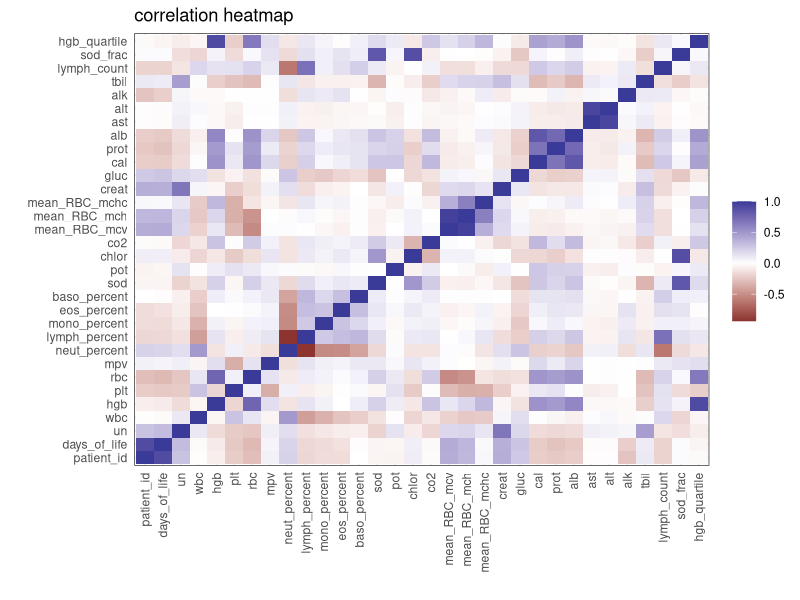
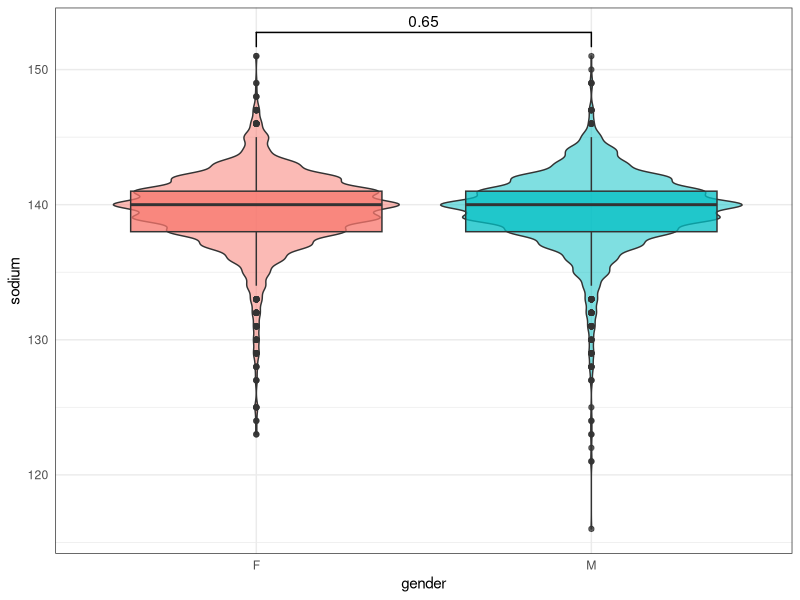
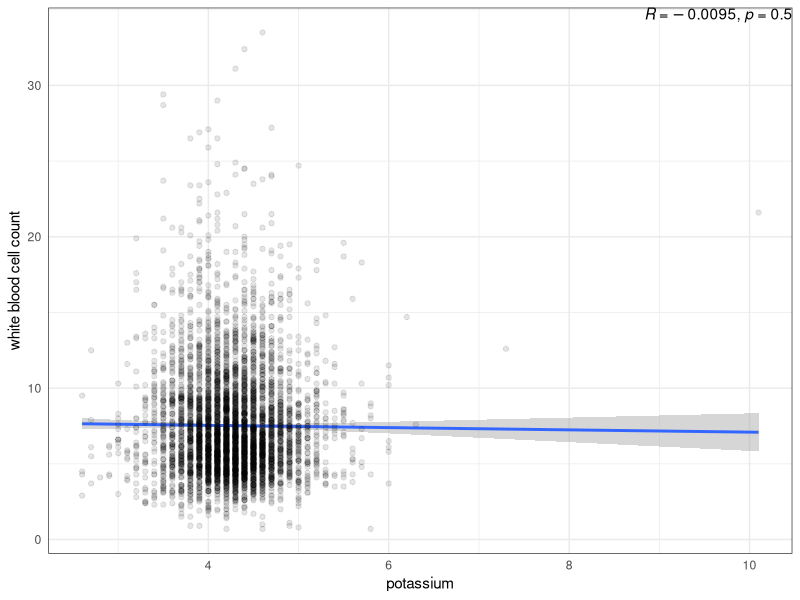
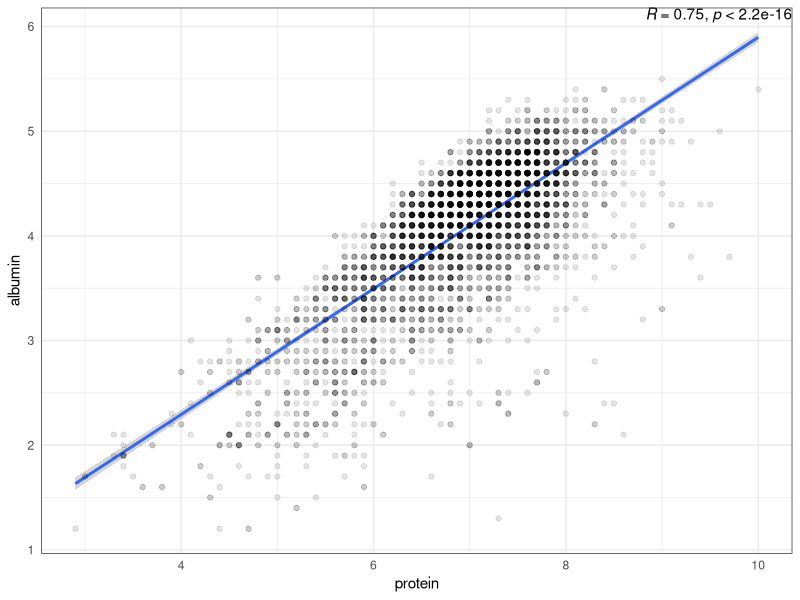
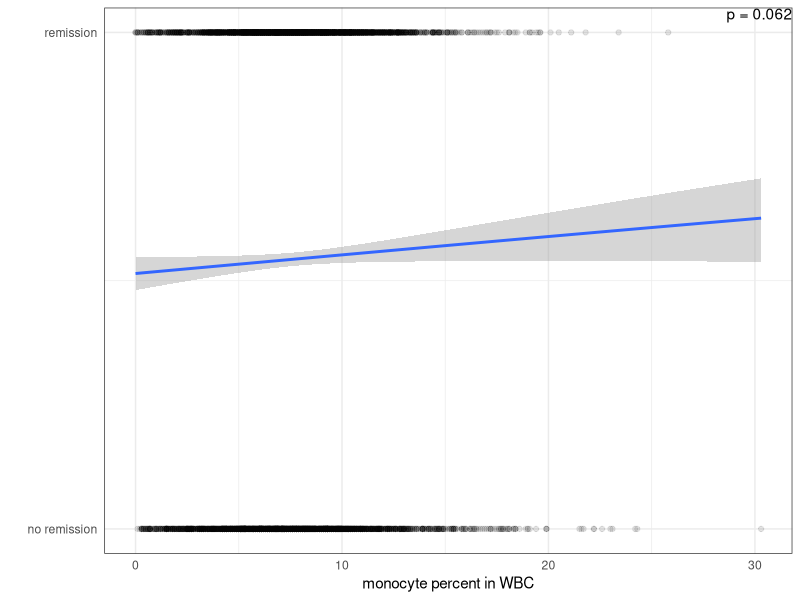
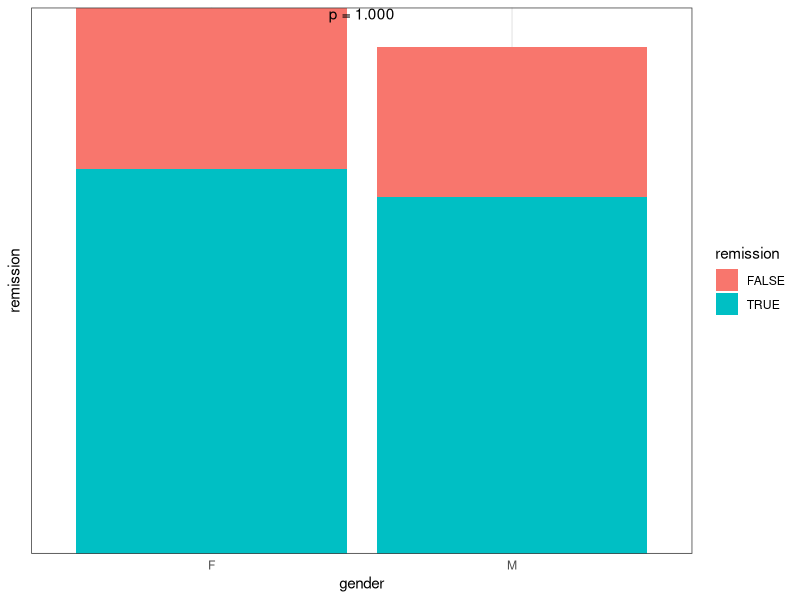
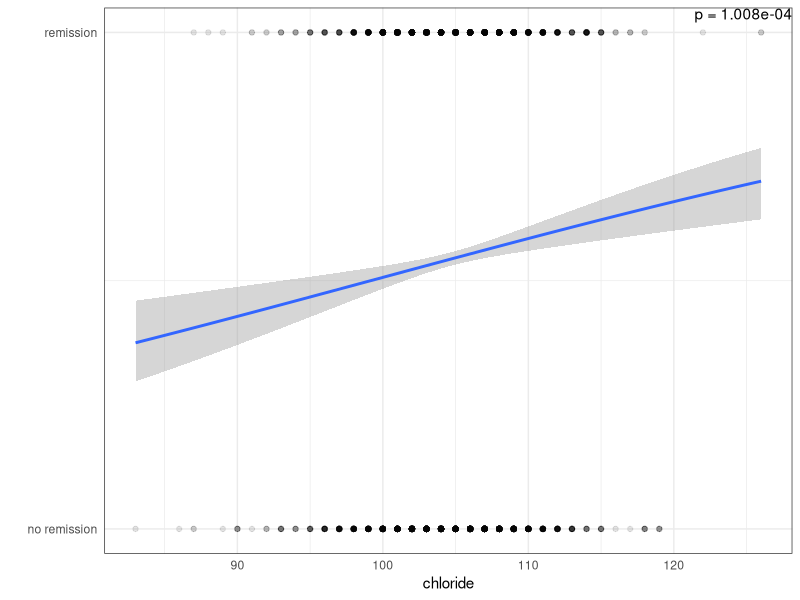
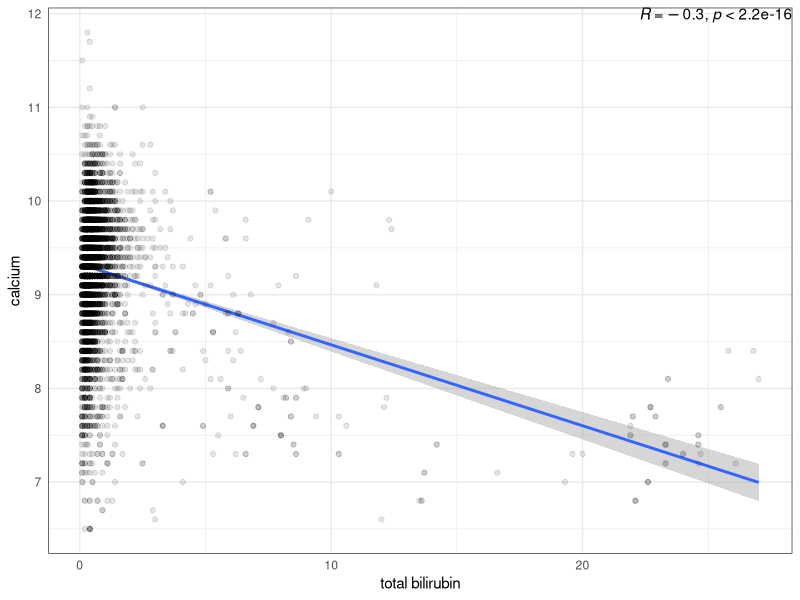

Recreate these plots in R, in order.
## ---- chunk 1
knitr::opts_chunk$set(echo = TRUE)
## ---- chunk 2
library(tidyverse)
library(here)
library(reshape2)
library(ggpubr)
library(patchwork)

df = read_table(here("Data", "joined_adjusted.tsv"))

theme_set(theme_bw() +
            theme(axis.ticks = element_blank()))
## ---- chunk 3
cor(df[, sapply(df, is.numeric)], use = "complete.obs") %>%
  reshape2::melt() %>%
  ggplot(aes(Var1, Var2, fill = value)) +
  geom_tile() +
  scale_fill_gradient2() +
  theme(axis.text.x = element_text(angle = 90, hjust = 1, vjust = .5)) +
  labs(x = "", y = "", fill = "", title = "correlation heatmap")
## ---- chunk 4
df %>%
  ggplot(aes(gender, sod, fill = gender)) +
  geom_violin(alpha = .5) +
  geom_boxplot(alpha = .75) +
  geom_signif(comparisons = list(c("M", "F")), test = "wilcox.test") +
  labs(y = "sodium") +
  theme(legend.position = "none")
## ---- chunk 5
p_val = signif(wilcox.test(df[df$gender == "F",]$sod, df[df$gender == "M",]$sod)$p.value, 2)
## ---- chunk 6
df %>%
  ggplot(aes(pot, wbc)) +
  geom_smooth(method = "lm") +
  geom_point(alpha = .1) +
  stat_cor(label.x = Inf, label.y = Inf, hjust = 1, vjust = 1) +
  labs(x = "potassium", y = "white blood cell count")
## ---- chunk 7
ct = cor.test(df$pot, df$wbc)
pearson_r = signif(ct$estimate, 2)
p_val = signif(ct$p.value, 2)
## ---- chunk 8
df %>%
  ggplot(aes(prot, alb)) +
  geom_smooth(method = "lm") +
  geom_point(alpha = .1) +
  stat_cor(label.x = Inf, label.y = Inf, hjust = 1, vjust = 1) +
  labs(x = "protein", y = "albumin")
## ---- chunk 9
ct = cor.test(df$prot, df$alb)
pearson_r = signif(ct$estimate, 2)
p_val = sub(".*< (\\d+\\.\\d+e-\\d+)$", "\\1", 
            grep("p-value", capture.output(ct), value = T))
## ---- chunk 10
# p-value from logistic regression model
model = glm(remission ~ mono_percent, data = df, family = binomial)
p_val = summary(model)$coefficients[2,4]

df %>%
  ggplot(aes(mono_percent, as.integer(remission))) + 
  geom_smooth(method="glm", method.args=list(family="binomial")) +
  geom_point(alpha = .1) +
  annotate("text", x = Inf, y = Inf, 
           label = sprintf("p = %.3f", p_val), vjust = 1, hjust = 1) +
  labs(x = "monocyte percent in WBC", y = "") +
  scale_y_continuous(breaks = c(0, 1), labels = c("no remission", "remission"))
## ---- chunk 11
# Chi-squared test p-value
contingency_table = table(df$gender, df$remission)
chi_test = chisq.test(contingency_table)
p_val = chi_test$p.value

df %>%
  ggplot(aes(gender, remission, fill = remission)) +
  geom_col() +
  annotate("text", x = 1.5, y = Inf, 
           label = sprintf("p = %.3f", p_val), vjust = 1, hjust = .5) +
  theme(axis.text.y = element_blank())
## ---- chunk 12
# p-value from logistic regression model
model = glm(remission ~ chlor, data = df, family = binomial)
p_val = summary(model)$coefficients[2,4]

# plot
df %>%
  ggplot(aes(chlor, as.integer(remission))) + 
  geom_smooth(method="glm", method.args=list(family="binomial")) +
  geom_point(alpha = .1) +
  annotate("text", x = Inf, y = Inf, 
           label = sprintf("p = %.3e", p_val), vjust = 1, hjust = 1) +
  scale_y_continuous(breaks = c(0, 1), labels = c("no remission", "remission")) +
  labs(x = "chloride", y = "")

#extra plot remission vs. chloride
remission_chloride <- df %>%
  group_by(remission, chlor)%>%
  na.omit()

boxplot <- ggplot(data =remission_chloride) +
  aes(x= remission, y = chlor
  ) +
  geom_boxplot()

## ---- chunk 13
df %>%
  ggplot(aes(tbil, cal)) +
  geom_smooth(method = "lm") +
  geom_point(alpha = .1) +
  stat_cor(label.x = Inf, label.y = Inf, hjust = 1, vjust = 1) +
  labs(x = "total bilirubin", y = "calcium")
## ---- chunk 14
ct = cor.test(df$tbil, df$cal)
pearson_r = signif(ct$estimate, 2)
p_val = sub(".*< (\\d+\\.\\d+e-\\d+)$", "\\1", 
            grep("p-value", capture.output(ct), value = T))
## ---- chunk 15
df %>%
  ggplot(aes(gender, alt, fill = gender)) +
  geom_violin() +
  geom_signif(comparisons = list(c("M", "F")), test = "wilcox.test") +
  labs(y = "alanine transaminase") +
  theme(legend.position = "none")
## ---- chunk 16
p_val = signif(wilcox.test(df[df$gender == "F",]$alt, df[df$gender == "M",]$alt)$p.value, 2)
## ---- chunk 17
alt_m = df[df$gender == "M", ]$alt
alt_f = df[df$gender == "F", ]$alt
shapiro.test(alt_m)
shapiro.test(alt_f)
## ---- chunk 18
ggqqplot(alt_m, title = "male")
ggqqplot(alt_f, title = "female")
